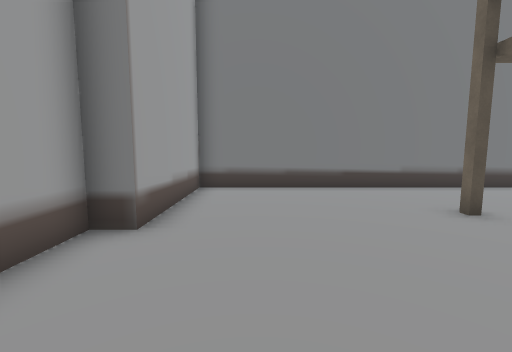
view 1 (above)

15 first-person views from a walk through a scene from a Unity 3-D project. The camera is 1.3 m above the floor, tilts 6° down and sees 90° across. The floor is counted in squares, 1 m on a side. Each view is taken from the middle of a square. On the plan, view 1 faces up. The plan holds only what a view shows up to about 13 squares ahead; the rest is blank. Some animated figures are left out.

view 2
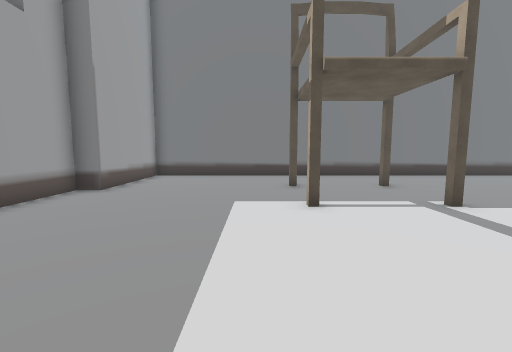

view 3
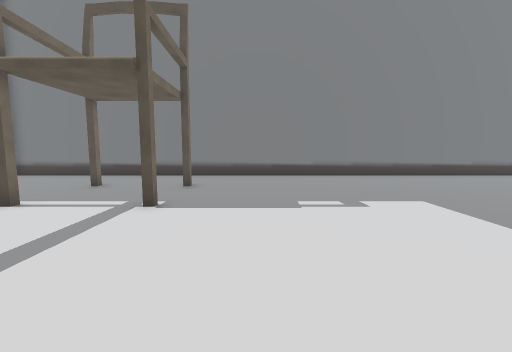

view 4
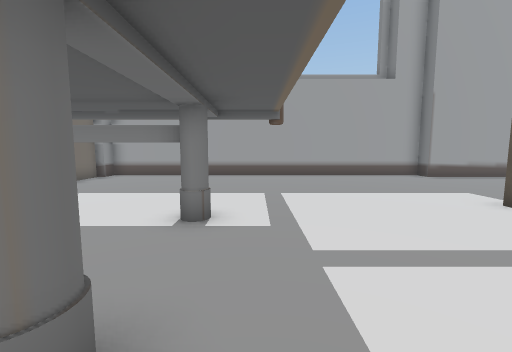

view 5
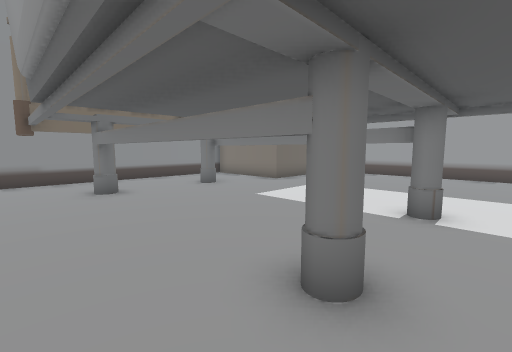

view 6
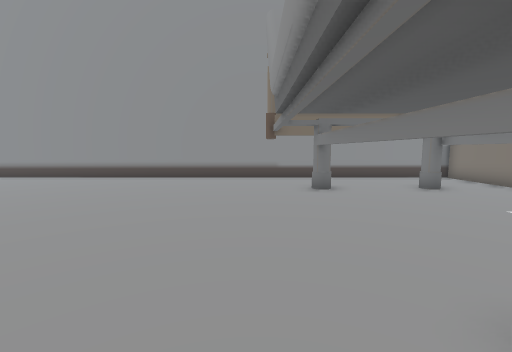

view 7
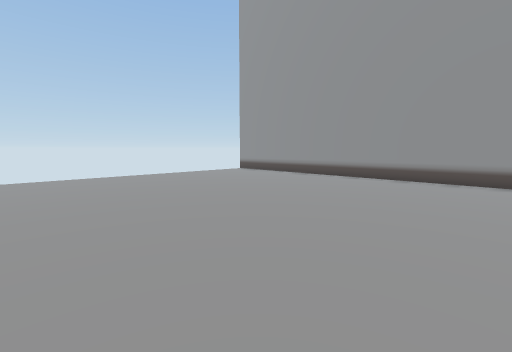

view 8
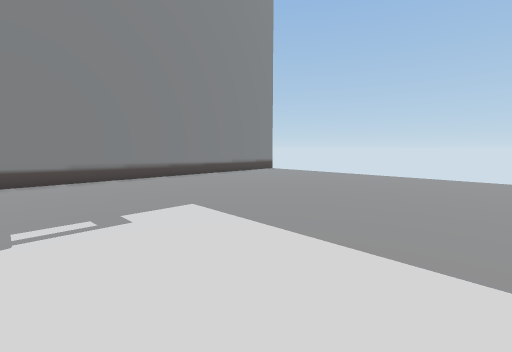

view 9
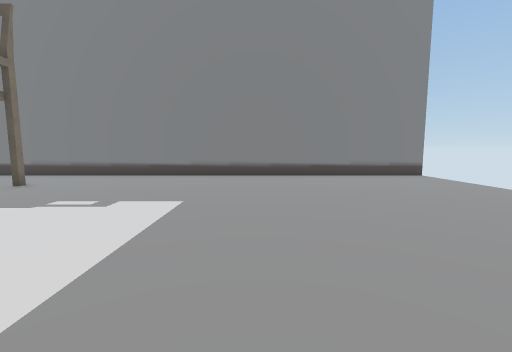

view 10
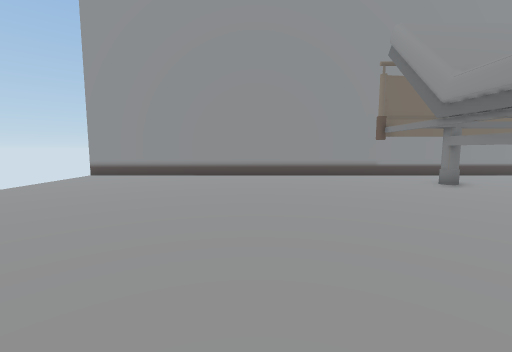

view 11
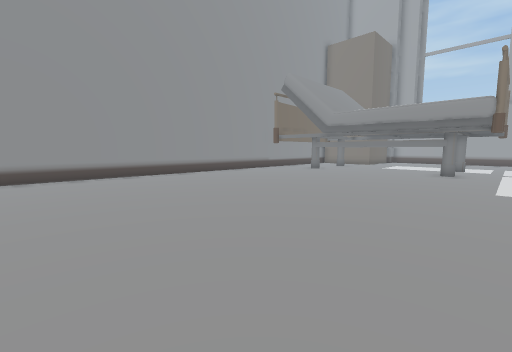

view 12
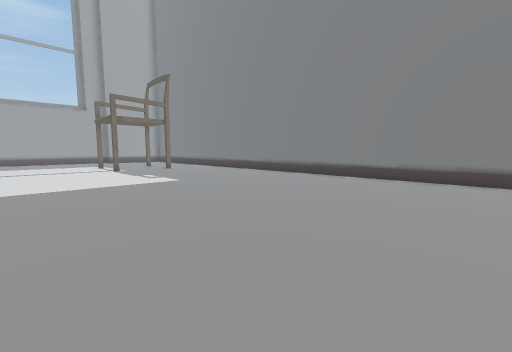

view 13
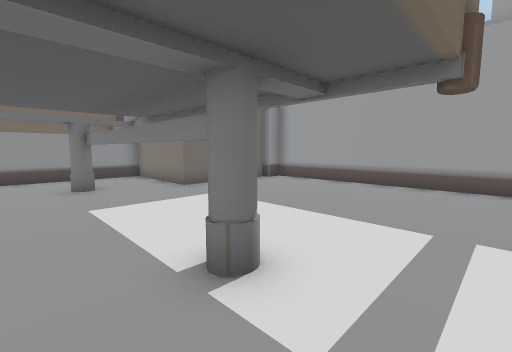

view 14
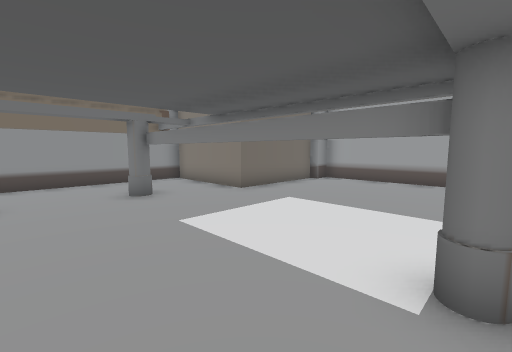

view 15
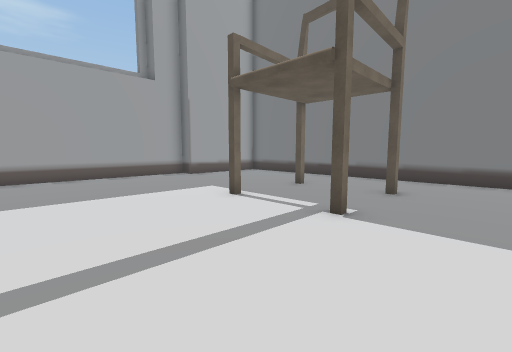

### Floor plan
Key: @ floor where view 1 was taken; # wall or solid block; x gap in a wall; . floor; T thing the floor can be seen under or through; O other object.
Columns run from 3 left of view 1 to 24 right of it. Each row starts with its distance up from view 1.
  9  ##########################x
  8  #..........................
  7  #..........................
  6  #..........................
  5  #.....O..#.................
  4 ##..........................
  3 #...........................
  2 #......O...O................
  1 #...........................
  0 #..@........................
 -1 #...........................
 -2 #...........................
 -3 #...........................
 -4 #...........................
 -5 #.......T...T...............
 -6 #.......T...T...............
 -7 #.......T...T...............
 -8 #.......T...T...............
 -9 #.......T...T...............
-10 #.......T...T...............
-11 ##......T...T...............
-12  #####..T...T...............
-13      #......................
-14      #......................
-15      #......................
-16      ######################x

Where each view was taken, in squares from view 1:
view 1: 0 up, 0 right, facing up
view 2: 4 down, 3 right, facing up
view 3: 4 down, 10 right, facing up
view 4: 4 down, 10 right, facing left
view 5: 4 down, 11 right, facing down-left
view 6: 4 down, 11 right, facing down
view 7: 4 down, 11 right, facing down-right
view 8: 3 down, 11 right, facing up-right
view 9: 4 down, 16 right, facing up
view 10: 3 down, 16 right, facing down
view 11: 3 down, 24 right, facing down-left
view 12: 3 down, 24 right, facing up-left
view 13: 3 down, 7 right, facing down-left
view 14: 5 down, 8 right, facing down-left
view 15: 3 down, 10 right, facing up-left
